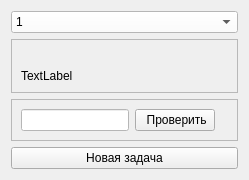
            <widget class="QWidget" name="task">
             <layout class="QVBoxLayout" name="verticalLayout_11">
              <item>
               <widget class="QComboBox" name="comboBox_number">
                <property name="styleSheet">
                 <string notr="true">background-color: rgb(255, 255, 255);</string>
                </property>
                <item>
                 <property name="text">
                  <string>1</string>
                 </property>
                </item>
                <item>
                 <property name="text">
                  <string>2</string>
                 </property>
                </item>
                <item>
                 <property name="text">
                  <string>3</string>
                 </property>
                </item>
                <item>
                 <property name="text">
                  <string>4</string>
                 </property>
                </item>
                <item>
                 <property name="text">
                  <string>5</string>
                 </property>
                </item>
                <item>
                 <property name="text">
                  <string>6</string>
                 </property>
                </item>
                <item>
                 <property name="text">
                  <string>7</string>
                 </property>
                </item>
                <item>
                 <property name="text">
                  <string>8</string>
                 </property>
                </item>
                <item>
                 <property name="text">
                  <string>9</string>
                 </property>
                </item>
                <item>
                 <property name="text">
                  <string>10</string>
                 </property>
                </item>
                <item>
                 <property name="text">
                  <string>11</string>
                 </property>
                </item>
               </widget>
              </item>
              <item>
               <widget class="QFrame" name="frame_5">
                <property name="sizePolicy">
                 <sizepolicy hsizetype="Preferred" vsizetype="Expanding">
                  <horstretch>0</horstretch>
                  <verstretch>0</verstretch>
                 </sizepolicy>
                </property>
                <property name="frameShape">
                 <enum>QFrame::StyledPanel</enum>
                </property>
                <property name="frameShadow">
                 <enum>QFrame::Raised</enum>
                </property>
                <layout class="QVBoxLayout" name="verticalLayout_12">
                 <item>
                  <widget class="QLabel" name="label_image">
                   <property name="text">
                    <string/>
                   </property>
                   <property name="pixmap">
                    <pixmap resource="img.qrc">:/newPrefix/pict/task_1.10.svg</pixmap>
                   </property>
                  </widget>
                 </item>
                 <item>
                  <widget class="QLabel" name="labe_text">
                   <property name="text">
                    <string>TextLabel</string>
                   </property>
                  </widget>
                 </item>
                </layout>
               </widget>
              </item>
              <item alignment="Qt::AlignBottom">
               <widget class="QFrame" name="frame_2">
                <property name="frameShape">
                 <enum>QFrame::StyledPanel</enum>
                </property>
                <property name="frameShadow">
                 <enum>QFrame::Raised</enum>
                </property>
                <layout class="QHBoxLayout" name="horizontalLayout_10">
                 <item>
                  <widget class="QLineEdit" name="line_otvet">
                   <property name="maximumSize">
                    <size>
                     <width>200</width>
                     <height>16777215</height>
                    </size>
                   </property>
                   <property name="styleSheet">
                    <string notr="true">background-color: rgb(255, 255, 255);</string>
                   </property>
                  </widget>
                 </item>
                 <item>
                  <widget class="QPushButton" name="otvet_test">
                   <property name="text">
                    <string> Проверить</string>
                   </property>
                  </widget>
                 </item>
                 <item>
                  <widget class="QLabel" name="label_true">
                   <property name="text">
                    <string/>
                   </property>
                  </widget>
                 </item>
                </layout>
               </widget>
              </item>
              <item>
               <widget class="QPushButton" name="new_task">
                <property name="text">
                 <string>Новая задача</string>
                </property>
               </widget>
              </item>
             </layout>
            </widget>
